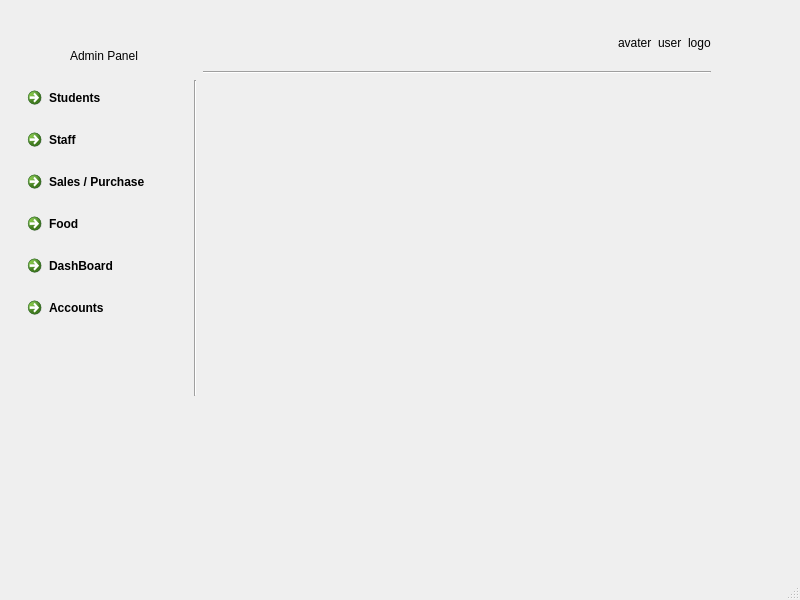
<?xml version="1.0" encoding="UTF-8"?>
<ui version="4.0">
 <class>MainWindow</class>
 <widget class="QMainWindow" name="MainWindow">
  <property name="geometry">
   <rect>
    <x>0</x>
    <y>0</y>
    <width>800</width>
    <height>600</height>
   </rect>
  </property>
  <property name="windowTitle">
   <string>Admin Panel</string>
  </property>
  <widget class="QWidget" name="centralwidget">
   <widget class="QWidget" name="gridLayoutWidget">
    <property name="geometry">
     <rect>
      <x>10</x>
      <y>10</y>
      <width>711</width>
      <height>396</height>
     </rect>
    </property>
    <layout class="QGridLayout" name="baseLayout">
     <property name="leftMargin">
      <number>10</number>
     </property>
     <property name="topMargin">
      <number>10</number>
     </property>
     <property name="rightMargin">
      <number>10</number>
     </property>
     <property name="bottomMargin">
      <number>10</number>
     </property>
     <item row="0" column="0">
      <layout class="QVBoxLayout" name="verticalLayout_2">
       <item>
        <layout class="QHBoxLayout" name="horizontalLayout_4">
         <item>
          <widget class="QLabel" name="jkuat_logo">
           <property name="text">
            <string/>
           </property>
           <property name="alignment">
            <set>Qt::AlignCenter</set>
           </property>
          </widget>
         </item>
        </layout>
       </item>
       <item>
        <widget class="QLabel" name="label">
         <property name="styleSheet">
          <string notr="true">font: 16pt &quot;Sylfaen&quot;;</string>
         </property>
         <property name="text">
          <string>Admin Panel</string>
         </property>
         <property name="alignment">
          <set>Qt::AlignCenter</set>
         </property>
        </widget>
       </item>
      </layout>
     </item>
     <item row="2" column="0" rowspan="2">
      <layout class="QHBoxLayout" name="horizontalLayout">
       <item>
        <layout class="QVBoxLayout" name="verticalLayout">
         <item>
          <widget class="QCommandLinkButton" name="manageStudents">
           <property name="text">
            <string>Students</string>
           </property>
          </widget>
         </item>
         <item>
          <widget class="QCommandLinkButton" name="manageStaff">
           <property name="text">
            <string>Staff</string>
           </property>
          </widget>
         </item>
         <item>
          <widget class="QCommandLinkButton" name="manageSales">
           <property name="text">
            <string>Sales / Purchase</string>
           </property>
          </widget>
         </item>
         <item>
          <widget class="QCommandLinkButton" name="manageFood">
           <property name="text">
            <string>Food</string>
           </property>
          </widget>
         </item>
         <item>
          <widget class="QCommandLinkButton" name="dashBord">
           <property name="text">
            <string>DashBoard</string>
           </property>
          </widget>
         </item>
         <item>
          <widget class="QCommandLinkButton" name="Accounts">
           <property name="text">
            <string>Accounts</string>
           </property>
          </widget>
         </item>
         <item>
          <spacer name="verticalSpacer_2">
           <property name="orientation">
            <enum>Qt::Vertical</enum>
           </property>
           <property name="sizeHint" stdset="0">
            <size>
             <width>20</width>
             <height>40</height>
            </size>
           </property>
          </spacer>
         </item>
        </layout>
       </item>
      </layout>
     </item>
     <item row="0" column="2">
      <layout class="QHBoxLayout" name="horizontalLayout_2">
       <item>
        <spacer name="horizontalSpacer_2">
         <property name="orientation">
          <enum>Qt::Horizontal</enum>
         </property>
         <property name="sizeHint" stdset="0">
          <size>
           <width>40</width>
           <height>20</height>
          </size>
         </property>
        </spacer>
       </item>
       <item>
        <widget class="QLabel" name="label_5">
         <property name="text">
          <string>avater</string>
         </property>
        </widget>
       </item>
       <item>
        <widget class="QLabel" name="user">
         <property name="text">
          <string>user</string>
         </property>
        </widget>
       </item>
       <item>
        <widget class="QLabel" name="vstec_logo">
         <property name="text">
          <string>logo</string>
         </property>
        </widget>
       </item>
      </layout>
     </item>
     <item row="1" column="2">
      <layout class="QVBoxLayout" name="verticalLayout_3">
       <item>
        <widget class="Line" name="line_2">
         <property name="orientation">
          <enum>Qt::Horizontal</enum>
         </property>
        </widget>
       </item>
      </layout>
     </item>
     <item row="2" column="2" rowspan="2">
      <widget class="QWidget" name="contentWidget" native="true"/>
     </item>
     <item row="2" column="1" rowspan="2">
      <layout class="QHBoxLayout" name="horizontalLayout_3">
       <item>
        <widget class="Line" name="line">
         <property name="orientation">
          <enum>Qt::Vertical</enum>
         </property>
        </widget>
       </item>
      </layout>
     </item>
    </layout>
   </widget>
  </widget>
  <widget class="QMenuBar" name="menubar">
   <property name="geometry">
    <rect>
     <x>0</x>
     <y>0</y>
     <width>800</width>
     <height>22</height>
    </rect>
   </property>
  </widget>
  <widget class="QStatusBar" name="statusbar"/>
 </widget>
 <resources/>
 <connections/>
</ui>
